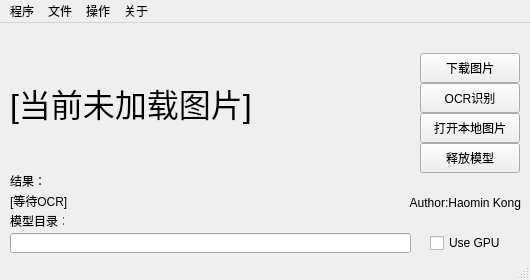
<?xml version="1.0" encoding="UTF-8"?>
<ui version="4.0">
 <class>MainWindow</class>
 <widget class="QMainWindow" name="MainWindow">
  <property name="geometry">
   <rect>
    <x>0</x>
    <y>0</y>
    <width>530</width>
    <height>280</height>
   </rect>
  </property>
  <property name="windowTitle">
   <string>上海海事大学统一认证平台验证码OCR Demo QT</string>
  </property>
  <widget class="QWidget" name="centralwidget">
   <widget class="QLabel" name="label_Result">
    <property name="geometry">
     <rect>
      <x>10</x>
      <y>170</y>
      <width>331</width>
      <height>16</height>
     </rect>
    </property>
    <property name="text">
     <string>[等待OCR]</string>
    </property>
   </widget>
   <widget class="QLabel" name="label_Author">
    <property name="geometry">
     <rect>
      <x>380</x>
      <y>170</y>
      <width>141</width>
      <height>20</height>
     </rect>
    </property>
    <property name="layoutDirection">
     <enum>Qt::LeftToRight</enum>
    </property>
    <property name="text">
     <string>Author:Haomin Kong</string>
    </property>
    <property name="alignment">
     <set>Qt::AlignRight|Qt::AlignTrailing|Qt::AlignVCenter</set>
    </property>
   </widget>
   <widget class="QLabel" name="label_ImageView">
    <property name="geometry">
     <rect>
      <x>10</x>
      <y>10</y>
      <width>400</width>
      <height>140</height>
     </rect>
    </property>
    <property name="font">
     <font>
      <pointsize>24</pointsize>
     </font>
    </property>
    <property name="text">
     <string>[当前未加载图片]</string>
    </property>
   </widget>
   <widget class="QPushButton" name="pushButton_DownloadUrl">
    <property name="geometry">
     <rect>
      <x>420</x>
      <y>30</y>
      <width>100</width>
      <height>30</height>
     </rect>
    </property>
    <property name="sizePolicy">
     <sizepolicy hsizetype="Fixed" vsizetype="Fixed">
      <horstretch>0</horstretch>
      <verstretch>0</verstretch>
     </sizepolicy>
    </property>
    <property name="text">
     <string>下载图片</string>
    </property>
   </widget>
   <widget class="QPushButton" name="pushButton_OpenLocal">
    <property name="geometry">
     <rect>
      <x>420</x>
      <y>90</y>
      <width>100</width>
      <height>30</height>
     </rect>
    </property>
    <property name="sizePolicy">
     <sizepolicy hsizetype="Fixed" vsizetype="Fixed">
      <horstretch>0</horstretch>
      <verstretch>0</verstretch>
     </sizepolicy>
    </property>
    <property name="text">
     <string>打开本地图片</string>
    </property>
   </widget>
   <widget class="QPushButton" name="pushButton_ocr">
    <property name="geometry">
     <rect>
      <x>420</x>
      <y>60</y>
      <width>100</width>
      <height>30</height>
     </rect>
    </property>
    <property name="sizePolicy">
     <sizepolicy hsizetype="Fixed" vsizetype="Fixed">
      <horstretch>0</horstretch>
      <verstretch>0</verstretch>
     </sizepolicy>
    </property>
    <property name="text">
     <string>OCR识别</string>
    </property>
   </widget>
   <widget class="QLabel" name="label">
    <property name="geometry">
     <rect>
      <x>10</x>
      <y>190</y>
      <width>54</width>
      <height>16</height>
     </rect>
    </property>
    <property name="text">
     <string>模型目录：</string>
    </property>
   </widget>
   <widget class="QLineEdit" name="lineEdit_CheckpointPath">
    <property name="geometry">
     <rect>
      <x>10</x>
      <y>210</y>
      <width>401</width>
      <height>20</height>
     </rect>
    </property>
   </widget>
   <widget class="QLabel" name="label_2">
    <property name="geometry">
     <rect>
      <x>10</x>
      <y>150</y>
      <width>54</width>
      <height>16</height>
     </rect>
    </property>
    <property name="text">
     <string>结果：</string>
    </property>
   </widget>
   <widget class="QCheckBox" name="checkBox_UseGpu">
    <property name="geometry">
     <rect>
      <x>430</x>
      <y>210</y>
      <width>77</width>
      <height>20</height>
     </rect>
    </property>
    <property name="text">
     <string>Use GPU</string>
    </property>
   </widget>
   <widget class="QPushButton" name="pushButton_ReleaseModel">
    <property name="geometry">
     <rect>
      <x>420</x>
      <y>120</y>
      <width>100</width>
      <height>30</height>
     </rect>
    </property>
    <property name="text">
     <string>释放模型</string>
    </property>
   </widget>
  </widget>
  <widget class="QMenuBar" name="menubar">
   <property name="geometry">
    <rect>
     <x>0</x>
     <y>0</y>
     <width>530</width>
     <height>19</height>
    </rect>
   </property>
   <widget class="QMenu" name="menu">
    <property name="title">
     <string>程序</string>
    </property>
    <addaction name="actionReleaseModel"/>
    <addaction name="actionExit"/>
   </widget>
   <widget class="QMenu" name="menu_2">
    <property name="title">
     <string>文件</string>
    </property>
    <addaction name="actionDownload_From_URL"/>
    <addaction name="actionOpenLocal"/>
   </widget>
   <widget class="QMenu" name="menu_3">
    <property name="title">
     <string>操作</string>
    </property>
    <addaction name="actionDoOCR"/>
   </widget>
   <widget class="QMenu" name="menu_4">
    <property name="title">
     <string>关于</string>
    </property>
    <addaction name="actionAbout"/>
   </widget>
   <addaction name="menu"/>
   <addaction name="menu_2"/>
   <addaction name="menu_3"/>
   <addaction name="menu_4"/>
  </widget>
  <widget class="QStatusBar" name="statusbar"/>
  <action name="actionAbout">
   <property name="text">
    <string>关于</string>
   </property>
  </action>
  <action name="actionReleaseModel">
   <property name="text">
    <string>释放模型</string>
   </property>
  </action>
  <action name="actionDownload_From_URL">
   <property name="text">
    <string>下载图片</string>
   </property>
  </action>
  <action name="actionOpenLocal">
   <property name="text">
    <string>打开本地图片</string>
   </property>
   <property name="iconText">
    <string>OpenLocal</string>
   </property>
   <property name="toolTip">
    <string>OpenLocal</string>
   </property>
  </action>
  <action name="actionDoOCR">
   <property name="text">
    <string>执行OCR</string>
   </property>
  </action>
  <action name="actionExit">
   <property name="text">
    <string>退出程序</string>
   </property>
  </action>
 </widget>
 <resources/>
 <connections/>
</ui>
